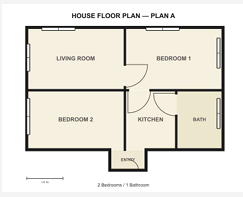
#> input picture plan_b.png, 243 x 197 px
$ python CoreSetup.py
#> lines starting #> are read from the running program, lines starting #| are printed output that depends on the picture; after the words box and inside, x2 and y2 are one past the last pixel; in counts of white or black regions, pixels touching at a corner belong together
### Feature_Extractor.py
import cv2
import numpy as np

def extract_features(image_path):
#> called with image_path = 'plan_b.png'
    src = cv2.imread(image_path)
#> src is the input picture: shape (197, 243, 3); mean B, G, R 222.3, 230.2, 233.1
    gray = cv2.cvtColor(src, cv2.COLOR_BGR2GRAY)
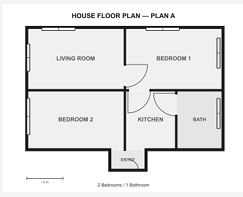
#> gray: shape (197, 243); min 0, max 255, mean 230.2

    # 1. Threshold to isolate black ink
    _, thresh = cv2.threshold(gray, 200, 255, cv2.THRESH_BINARY_INV)
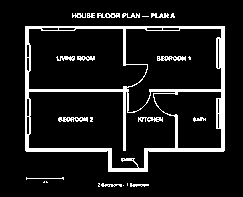
#> thresh: shape (197, 243); 10.2% white; 24 white regions (9 under 20 px), largest, box (x1, y1, x2, y2) and area: (25, 26, 225, 172) 3960, (58, 117, 88, 122) 108, (157, 56, 186, 61) 103

    # 2. Noise removal (preserve long lines, erase text/scale bar)
    kernel = np.ones((3,3), np.uint8)  # smaller kernel to keep thin walls
    clean_walls = cv2.morphologyEx(thresh, cv2.MORPH_OPEN, kernel, iterations=1)
#> clean_walls: shape (197, 243); 6.9% white; 20 white regions (16 under 20 px), largest, box (x1, y1, x2, y2) and area: (25, 26, 225, 172) 2072, (25, 70, 129, 151) 604, (75, 26, 147, 66) 327, (25, 26, 42, 45) 115

    # 3. Bridge gaps (connect walls across doorways)
    bridge_kernel = np.ones((3,3), np.uint8)  # smaller closing kernel
    connected_structure = cv2.morphologyEx(clean_walls, cv2.MORPH_CLOSE, bridge_kernel)
#> connected_structure: shape (197, 243); 6.9% white; 18 white regions (12 under 20 px), largest, box (x1, y1, x2, y2) and area: (25, 26, 225, 172) 2074, (25, 70, 129, 151) 604, (75, 26, 147, 66) 327, (25, 26, 42, 45) 115, (176, 57, 186, 60) 30, (64, 56, 72, 60) 27

    # ---------------- WALL DETECTION ----------------
    wall_rects = []

    # Split into horizontal and vertical components
    horiz_kernel = np.ones((1, 25), np.uint8)
    horiz_walls = cv2.morphologyEx(connected_structure, cv2.MORPH_OPEN, horiz_kernel)
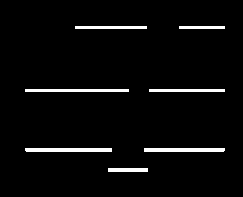
#> horiz_walls: shape (197, 243); 3.6% white; 7 white regions, largest, box (x1, y1, x2, y2) and area: (25, 148, 112, 152) 347, (144, 148, 225, 152) 323, (25, 89, 129, 92) 312

    vert_kernel = np.ones((25, 1), np.uint8)
    vert_walls = cv2.morphologyEx(connected_structure, cv2.MORPH_OPEN, vert_kernel)
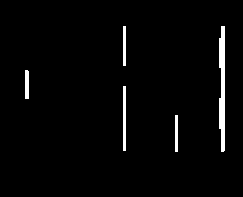
#> vert_walls: shape (197, 243); 2.4% white; 5 white regions

    # Find contours for horizontal and vertical walls individually
    horiz_cnts, _ = cv2.findContours(horiz_walls, cv2.RETR_EXTERNAL, cv2.CHAIN_APPROX_SIMPLE)
#> horiz_cnts = 7 contours; box (x1, y1, x2, y2) and area: (25, 148, 112, 152) 258, (144, 148, 225, 152) 240, (25, 89, 129, 92) 206, (149, 89, 225, 92) 150, (75, 26, 147, 29) 142, (108, 168, 148, 172) 117, (179, 26, 225, 29) 90
    vert_cnts, _ = cv2.findContours(vert_walls, cv2.RETR_EXTERNAL, cv2.CHAIN_APPROX_SIMPLE)
#> vert_cnts = 5 contours; box (x1, y1, x2, y2) and area: (219, 26, 225, 152) 494, (123, 86, 126, 151) 128, (25, 70, 29, 99) 84, (123, 26, 126, 66) 78, (175, 115, 178, 152) 72

    for cnt in horiz_cnts:
        if cv2.contourArea(cnt) > 30:  # lowered threshold to catch thin walls
            rect = cv2.minAreaRect(cnt)
            box = cv2.boxPoints(rect)
            wall_rects.append(np.array(box, dtype=int).tolist())
#> this loop made 7 passes
#> (cnt, rect, box) on passes 1, 4, 5: ([[108, 168], [108, 171], [147, 171], [147, 168]], ((127.5, 169.5), (3, 39), -90), [[147, 171], [108, 171], [108, 168], [147, 168]]), ([[149, 89], [149, 91], [224, 91], [224, 89]], ((186.5, 90), (2, 75), -90), [[224, 91], [149, 91], [149, 89], [224, 89]]), ([[25, 89], [25, 91], [128, 91], [128, 89]], ((76.5, 90), (2, 103), -90), [[128, 91], [25, 91], [25, 89], [128, 89]])
#> after the loop, wall_rects = 7 items

    for cnt in vert_cnts:
        if cv2.contourArea(cnt) > 30:
            rect = cv2.minAreaRect(cnt)
            box = cv2.boxPoints(rect)
            wall_rects.append(np.array(box, dtype=int).tolist())
#> this loop made 5 passes
#> (cnt, rect, box) on passes 1, 2, 5: ([[175, 115], [175, 151], [177, 151], [177, 115]], ((176, 133), (36, 2), -90), [[177, 151], [175, 151], [175, 115], [177, 115]]), ([[123, 86], [123, 150], [125, 150], [125, 86]], ((124, 118), (64, 2), -90), [[125, 150], [123, 150], [123, 86], [125, 86]]), ([[123, 26], [123, 65], [125, 65], [125, 26]], ((124, 45.5), (39, 2), -90), [[125, 65], [123, 65], [123, 26], [125, 26]])
#> after the loop, wall_rects = 12 items

    # ---------------- ROOM DETECTION ----------------
    rooms = []
    contours, hierarchy = cv2.findContours(connected_structure, cv2.RETR_TREE, cv2.CHAIN_APPROX_SIMPLE)
#> contours = 18 contours, 14 with area under 20; largest, box (x1, y1, x2, y2) and area: (25, 26, 225, 172) 1550, (25, 70, 129, 151) 414, (75, 26, 147, 66) 217, (25, 26, 42, 45) 80
    for cnt in contours:
        if cv2.contourArea(cnt) > 800:  # lowered threshold to capture smaller rooms
            approx = cv2.approxPolyDP(cnt, 0.02*cv2.arcLength(cnt, True), True)
            rooms.append(np.squeeze(approx).tolist())
#> this loop made 18 passes
#> cnt on passes 1, 2, 3, 4, 5, 6, 8, 9: [[126, 158], [126, 160], [131, 160], [131, 158]], [[193, 118], [193, 120], [195, 120], [195, 118]], [[154, 118], [154, 120], [156, 120], [156, 118]], [[82, 118], [82, 120], [87, 120], [87, 118]], [[69, 118], [69, 120], [71, 120], [71, 118]], [[59, 117], [59, 119], [61, 119], [61, 117]], [[176, 57], [176, 59], [185, 59], [185, 57]], [[167, 57], [167, 59], [169, 59], [169, 57]]
#> after the loop, rooms = [[[224, 26], [179, 26], [221, 29], [220, 89], [149, 89], [220, 91], [220, 148], [178, 148], [175, 115], [143, 168], [25, 150], [223, 151]]]

    # ---------------- OPENING DETECTION ----------------
    openings = []
    lines = cv2.HoughLinesP(connected_structure, 1, np.pi/180,
                             threshold=100, minLineLength=50, maxLineGap=3)
#> lines = 18 rows, first 6: [149, 91, 224, 91], [25, 90, 128, 90], [25, 148, 111, 149], [149, 89, 224, 89], [144, 150, 224, 150], [26, 151, 111, 151]
    if lines is not None:
        for line in lines:
            x1, y1, x2, y2 = line[0]
            length = np.sqrt((x2-x1)**2 + (y2-y1)**2)
            # Heuristic: short line segments inside walls = doors/windows
            if 40 < length < 120:  # tightened range
                openings.append([(int(x1), int(y1)), (int(x2), int(y2))])
#> this loop made 18 passes
#> (x1, y1, x2, y2, length) on passes 1 to 8: (149, 91, 224, 91, 75), (25, 90, 128, 90, 103), (25, 148, 111, 149, 86.01), (149, 89, 224, 89, 75), (144, 150, 224, 150, 80), (26, 151, 111, 151, 85), (75, 27, 146, 27, 71), (75, 26, 146, 26, 71)
#> after the loop, openings = 14 items

    # ---------------- DEBUG VISUALIZATION ----------------
    debug = src.copy()
    for wall in wall_rects:
        cv2.drawContours(debug, [np.array(wall)], -1, (0,0,255), 2)  # walls in red
#> this loop made 12 passes
#> wall on passes 1 to 8: [[147, 171], [108, 171], [108, 168], [147, 168]], [[224, 151], [144, 151], [144, 148], [224, 148]], [[111, 151], [25, 151], [25, 148], [111, 148]], [[224, 91], [149, 91], [149, 89], [224, 89]], [[128, 91], [25, 91], [25, 89], [128, 89]], [[224, 28], [179, 28], [179, 26], [224, 26]], [[146, 28], [75, 28], [75, 26], [146, 26]], [[177, 151], [175, 151], [175, 115], [177, 115]]
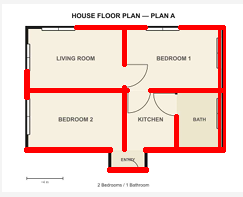
#> debug: shape (197, 243, 3); 8.92% of pixels changed, all inside (x1, y1, x2, y2) = (24, 25, 226, 173)
    for room in rooms:
        cv2.polylines(debug, [np.array(room, dtype=np.int32)], True, (0,255,0), 2)  # rooms in green
#> this loop made 1 pass
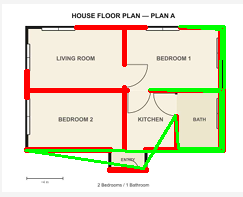
#> debug: shape (197, 243, 3); 5.3% of pixels changed, all inside (x1, y1, x2, y2) = (24, 25, 226, 170)
    for opening in openings:
        cv2.line(debug, opening[0], opening[1], (255,0,0), 2)  # openings in blue
#> this loop made 14 passes
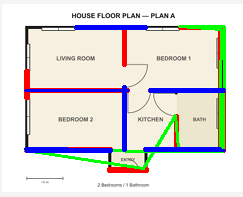
#> debug: shape (197, 243, 3); 4.73% of pixels changed, all inside (x1, y1, x2, y2) = (24, 25, 226, 153)

    cv2.imshow("Debug Features", debug)
    cv2.waitKey(0)
    cv2.destroyAllWindows()

    return {
        "walls": wall_rects,
        "rooms": rooms,
        "openings": openings
    }

### Geometric_Resolver.py
import numpy as np
from shapely.geometry import LineString

class GeometricResolver:
    def __init__(self, grid_size=5):  # finer grid snapping (was 20)
        self.grid_size = grid_size

    def snap_to_grid(self, coord):
        """Forces points to a grid to 'weld' wall corners together."""
        return round(coord / self.grid_size) * self.grid_size

    def resolve_geometry(self, raw_lines, wall_data):
        """
        Converts raw detections into a clean structural graph.
        """
        scale_factor = 0.05  # adjust if needed to match your plan scale
        structured_walls = []

        if isinstance(wall_data, list) and len(wall_data) > 0:
            for box in wall_data:
                # Compute bounding box dimensions
                xs = [p[0] for p in box]
                ys = [p[1] for p in box]
                bbox_width = max(xs) - min(xs)
                bbox_height = max(ys) - min(ys)
                mid_x = (max(xs) + min(xs)) / 2
                mid_y = (max(ys) + min(ys)) / 2

                if bbox_width > bbox_height:  # Horizontal Wall
                    length = bbox_width
                    start, end = (mid_x - length/2, mid_y), (mid_x + length/2, mid_y)
                else:  # Vertical Wall
                    length = bbox_height
                    start, end = (mid_x, mid_y - length/2), (mid_x, mid_y + length/2)

                # Snap to grid
                sx1, sy1 = self.snap_to_grid(start[0]), self.snap_to_grid(start[1])
                sx2, sy2 = self.snap_to_grid(end[0]), self.snap_to_grid(end[1])
                dist = np.sqrt((sx2 - sx1)**2 + (sy2 - sy1)**2)

                # Lower threshold to keep short walls
                if dist < 5:
                    continue

                wall_geom = LineString([(sx1, sy1), (sx2, sy2)])
                structured_walls.append({
                    "geometry": wall_geom,
                    "type": "load-bearing" if dist * scale_factor > 2.0 else "partition",
                    "length": dist * scale_factor
                })

        return structured_walls

### Generator_3D.py
class Generator3D:
    def __init__(self, floor_height=3.0):
        self.floor_height = floor_height # Mandatory standard height

    def generate_mesh_data(self, structured_elements):
        """
        Converts 2D segments into 3D box coordinates for Three.js.
        """
        mesh_objects = []
        for el in structured_elements:
            coords = list(el['geometry'].coords)
            mesh_objects.append({
                "start": coords[0],
                "end": coords[1],
                "height": self.floor_height,
                "type": el['type']
            })
        return mesh_objects # This JSON is used by the frontend for rendering

### Material_Engine.py
#Material engine
#Calculates cost-strength scores and assigns materials from the JSON database.

class MaterialEngine:
    def __init__(self):
        # Database from official starter material JSON
        self.db = {
            "AAC Blocks": {"cost": 1, "strength": 2, "durability": 3, "use": "partition"},
            "Red Brick": {"cost": 2, "strength": 3, "durability": 2, "use": "load-bearing"},
            "RCC": {"cost": 3, "strength": 5, "durability": 5, "use": "structural"},
            "Steel Frame": {"cost": 3, "strength": 5, "durability": 5, "use": "long-span"}
        }

    def calculate_tradeoff(self, element_type, span_length, weights=(0.4, 0.6)):
        """Calculates material score based on cost vs strength."""
        recommendations = []
        w_cost, w_strength = weights

        for mat, specs in self.db.items():
            # Mandatory Structural Rule: Long spans (>5m) need Steel
            if span_length > 5.0 and mat != "Steel Frame" and element_type == "load-bearing":
                continue

            # Filter by best use case
            if element_type == "partition" and specs["use"] != "partition":
                continue

            # Core Tradeoff Logic: Higher score = better recommendation
            score = (specs["strength"] * w_strength) - (specs["cost"] * w_cost)
            recommendations.append({"material": mat, "score": round(score, 2)})

        # Sort by score descending [cite: 35]
        return sorted(recommendations, key=lambda x: x["score"], reverse=True)

    def assign_materials(self, structured_elements):
        """Processes the geometric resolver output to assign materials."""
        final_bill = []
        for el in structured_elements:
            options = self.calculate_tradeoff(el["type"], el["length"])

            final_bill.append({
                "geometry": el["geometry"],
                "type": el["type"],        # <-- CRITICAL FIX: Pass type to Narrator
                "length": el["length"],    # <-- CRITICAL FIX: Pass length to Narrator
                "best_option": options[0] if options else "Unknown",
                "alternatives": options[1:3]
            })

        return final_bill

### Narrator.py
#Narrator

class Narrator:
    def __init__(self):
        # Local knowledge base derived from the starter material database [cite: 40, 41]
        self.material_logic = {
            "AAC Blocks": "chosen for partition walls due to low cost and high durability for non-structural use[cite: 40].",
            "Red Brick": "selected for load-bearing walls because of its high strength-to-cost ratio[cite: 40].",
            "RCC": "mandated for slabs and columns to provide maximum structural integrity[cite: 41].",
            "Steel Frame": "required for this section as the unsupported span exceeds 5 meters.",
            "Fly Ash Brick": "recommended for general walling to balance cost and environmental high durability[cite: 41]."
        }

    def generate_explanation(self, element_data):
        """
        Generates evidence-backed justifications using geometric data[cite: 35, 60].
        """
        mat_name = element_data['best_option']['material']
        el_type = element_data.get('type', 'load-bearing')
        length = round(element_data.get('length', 0), 2)
        score = element_data['best_option']['score']

        # 1. Base justification from database [cite: 40]
        base_reason = self.material_logic.get(mat_name, "selected based on the optimal tradeoff score.")

        # 2. Add structural context [cite: 58]
        context = f"For this {el_type} element with a measured span of {length}m, "

        # 3. Add specific tradeoff evidence [cite: 35, 58]
        tradeoff = f"The decision achieved a tradeoff score of {score}, prioritizing strength for this specific span."

        # 4. Critical Warning for large spans
        warning = ""
        if length > 5.0 and mat_name != "Steel Frame":
            warning = " WARNING: Large unsupported span detected. Consider upgrading to Steel Frame[cite: 58]."

        return f"{context}{base_reason} {tradeoff}{warning}"

    def full_report(self, processed_elements):
        """
        Aggregates explanations for the final system output.
        """
        report = []
        for el in processed_elements:
            explanation = self.generate_explanation(el)
            report.append({
                "id": id(el.get('geometry')),
                "explanation": explanation
            })
        return report

### CoreSetup.py
import cv2
import json
from Feature_Extractor import extract_features
from Geometric_Resolver import GeometricResolver
from Material_Engine import MaterialEngine
from Narrator import Narrator
from Generator_3D import Generator3D

def run_pipeline(image_path):
    # Stage 01: Parsing (walls, rooms, openings)
    features = extract_features(image_path)
#> features = 3 items
    walls = features["walls"]
#> walls = 12 items
    rooms = features["rooms"]
    openings = features["openings"]
#> openings = 14 items

    # Stage 02: Geometry Reconstruction
    resolver = GeometricResolver(grid_size=10)
    structured_elements = resolver.resolve_geometry([], walls)
#> the loop in resolve_geometry, `for box in wall_data:` made 12 passes
#> (box, xs, ys, bbox_width, bbox_height, mid_x, mid_y, length) on passes 1 to 3: ([[147, 171], [108, 171], [108, 168], [147, 168]], [147, 108, 108, 147], [171, 171, 168, 168], 39, 3, 127.5, 169.5, 39), ([[224, 151], [144, 151], [144, 148], [224, 148]], [224, 144, 144, 224], [151, 151, 148, 148], 80, 3, 184, 149.5, 80), ([[111, 151], [25, 151], [25, 148], [111, 148]], [111, 25, 25, 111], [151, 151, 148, 148], 86, 3, 68, 149.5, 86)
#> after the loop in resolve_geometry, `for box in wall_data:`: structured_walls = 12 items
#> structured_elements = 12 items

    # Stage 03: 3D Generation
    generator = Generator3D(floor_height=3.0)
    mesh_data = generator.generate_mesh_data(structured_elements)
#> the loop in generate_mesh_data, `for el in structured_elements:` made 12 passes
#> coords on passes 1 to 8: [(110, 170), (150, 170)], [(140, 150), (220, 150)], [(20, 150), (110, 150)], [(150, 90), (220, 90)], [(20, 90), (130, 90)], [(180, 30), (220, 30)], [(80, 30), (150, 30)], [(180, 120), (180, 150)]
#> mesh_data = 12 items

    # Stage 04: Material Analysis
    engine = MaterialEngine()
    final_bill = engine.assign_materials(structured_elements)
#> the loop in assign_materials, `for el in structured_elements:` made 12 passes
#> final_bill = 12 items

    # Stage 05: Explainability
    narrator = Narrator()
    report = narrator.full_report(final_bill)
#> the loop in full_report, `for el in processed_elements:` made 12 passes
#> (mat_name in generate_explanation, el_type in generate_explanation, length in generate_explanation, score in generate_explanation) on passes 1 to 8: ('AAC Blocks', 'partition', 2, 0.8), ('RCC', 'load-bearing', 4, 1.8), ('RCC', 'load-bearing', 4.5, 1.8), ('RCC', 'load-bearing', 3.5, 1.8), ('Steel Frame', 'load-bearing', 5.5, 1.8), ('AAC Blocks', 'partition', 2, 0.8), ('RCC', 'load-bearing', 3.5, 1.8), ('AAC Blocks', 'partition', 1.5, 0.8)
#> report = 12 items

    # Return everything for the final demo
    return final_bill, report, mesh_data, rooms, openings


if __name__ == "__main__":
    bill, report, mesh, rooms, openings = run_pipeline('plan_b.png')
#> bill = 12 items; report = 12 items; mesh = 12 items; openings = 14 items

    # 1. Print explanations
    for item in report:
        print(f"Element ID {item['id']}: {item['explanation']}\n")
#> this loop made 12 passes
#> (printed output is left out)

    # 2. Export everything into a single JSON file
    with open('model_data.json', 'w') as f:
        json.dump({
            "walls": mesh,
            "rooms": [room for room in rooms],  # already lists from extractor
            "openings": [list(opening) for opening in openings]
        }, f)

    print(f"Exported {len(mesh)} walls, {len(rooms)} rooms, {len(openings)} openings into model_data.json")
#| Exported 12 walls, 1 rooms, 14 openings into model_data.json
